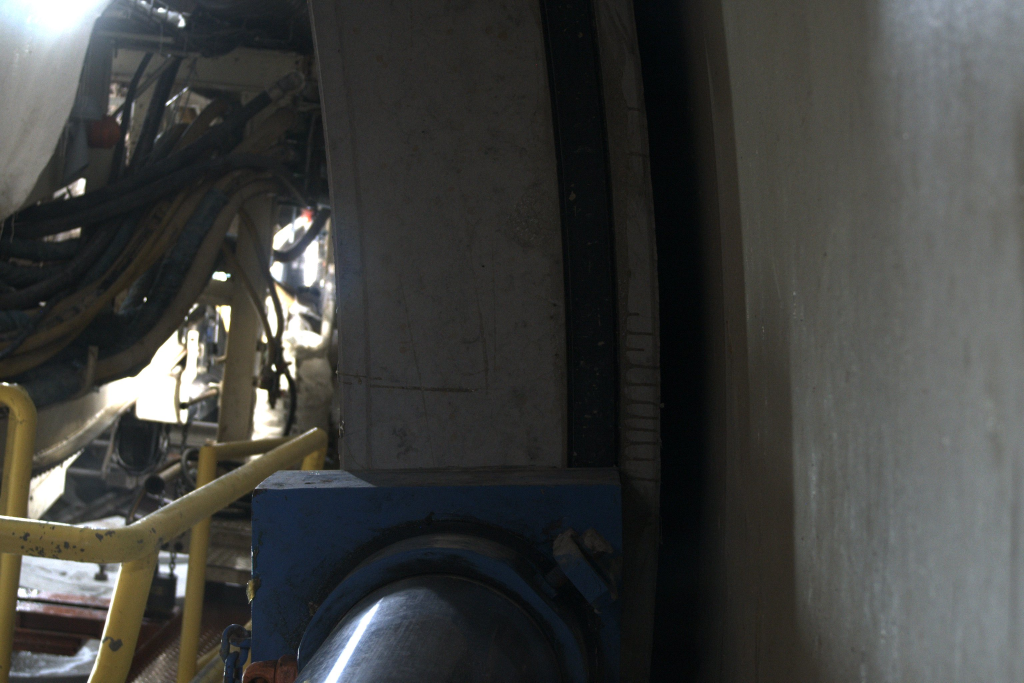
#> input picture asset/tt.jpg, 3072 x 2048 px (shown at 1/3 size)
$ python lesson_one.py
#> lines starting #> are read from the running program, lines starting #| are printed output that depends on the picture
# coding:utf-8
import numpy

import cv2
import os
import time

def gray_transform():
    '''
    图片读取及灰度转换
    '''
    a = cv2.imread('../asset/tt.jpg', cv2.IMREAD_GRAYSCALE)  # imread会删除alpha通道，导致透明度丧失
    cv2.imwrite('../asset/a.png', a)


def random_array_2_img():
    r_a = bytearray(os.urandom(120000))
    f_r_a = numpy.array(r_a)
    gray_img = f_r_a.reshape(300, 400)
    cv2.imwrite('../asset/r.png', gray_img)


def canny_detect_img():
    a = cv2.imread('../asset/tt.jpg', cv2.IMREAD_GRAYSCALE)
    cv2.imwrite('../asset/a.png', cv2.Canny(a, 200, 300))


def sift_detect_img():
    g = cv2.cvtColor(cv2.imread('../asset/tt.jpg'), cv2.COLOR_BGR2GRAY)
    sift = cv2.xfeatures2d.SIFT_create()
    k,d = sift.detectAndCompute(g,None)
    i = cv2.drawKeypoints(image=g, outImage=g, keypoints=k,
                          flags=cv2.DRAW_MATCHES_FLAGS_DRAW_RICH_KEYPOINTS,
                          color=(51, 163, 236))
    cv2.imshow('sift', i)
    time.sleep(20)

def corner_detect_img():
    img = cv2.imread('../asset/tt.jpg')
#> img is the input picture: shape (2048, 3072, 3); mean B, G, R 62.2, 64.4, 63.5
    g = cv2.cvtColor(img, cv2.COLOR_BGR2GRAY)
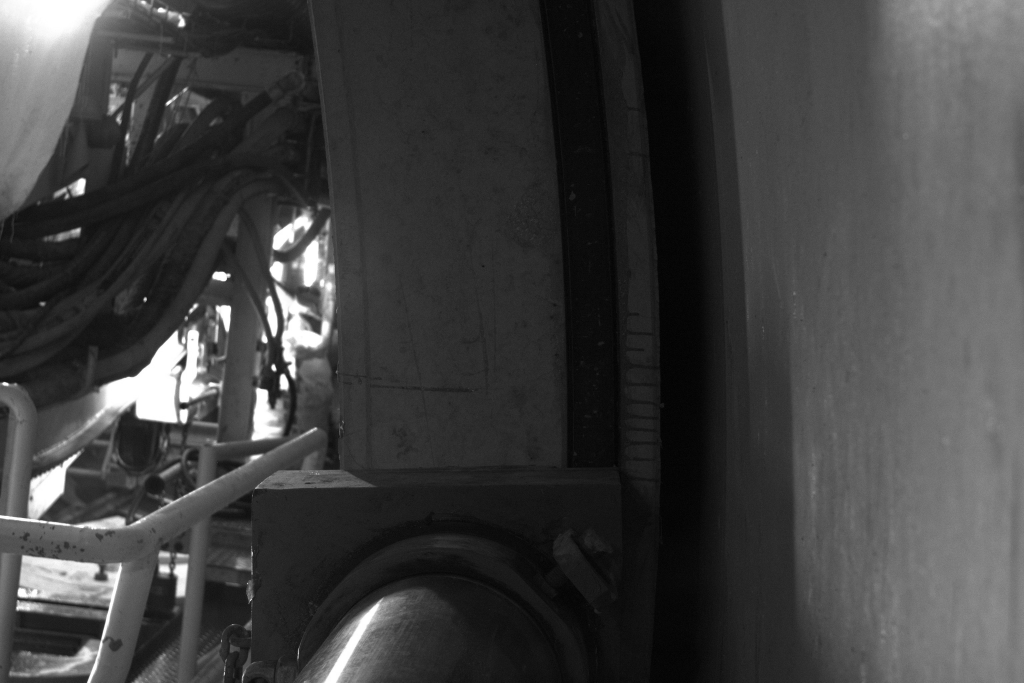
#> g: shape (2048, 3072) (shown at 1/3 size); min 0, max 255, mean 63.9
    g = numpy.float32(g)
    dst = cv2.cornerHarris(g, 2, 3, 0.04)
    dst = cv2.dilate(dst, None)
    img[dst>0.01*dst.max()] = [0, 0, 255]
    cv2.imshow('dst', img)
    time.sleep(20)

def run():
    # [4 lines of commented-out code are left out]
    corner_detect_img()


if __name__ == "__main__":
    run()
